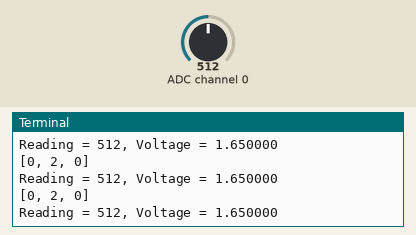
A program run on a simulated Raspberry Pi (BCM pin numbers). Shown: the last lines printed to the terminal. The inputs (shaded band) are chosen by the test bench; at power-on: ADC channel 0 = 512 (analog values on the 0–1023 scale).

Above: at 1.2 s.
1.3 s: ADC channel 0 set to 716
At 1.8 s:
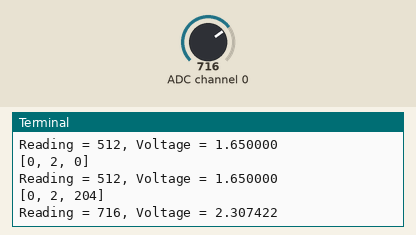
2.8 s: ADC channel 0 set to 900
At 3.4 s:
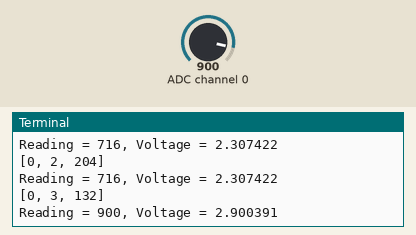
Timing chart, 0 to 5.8 s (numbered marks = the images above; inputs shaded):
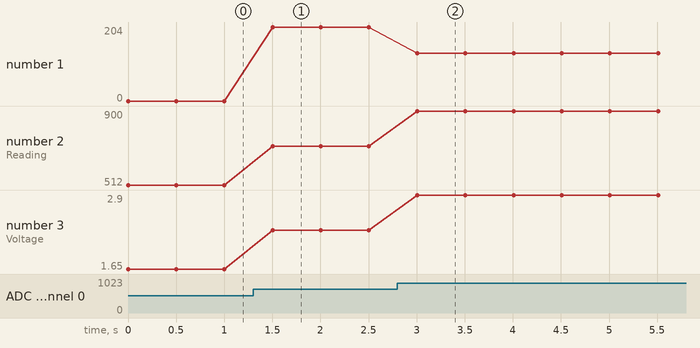

Measured:
- after the input at 1.3 s, the terminal: prints a new line after 0.20 s (image 1)
- after the input at 2.8 s, the terminal: prints a new line after 0.21 s (image 2)
- plotted number 1: 0 → 204 after the input at 1.3 s, 204 → 132 after the input at 2.8 s
- plotted number 2: 512 → 716 after the input at 1.3 s, 716 → 900 after the input at 2.8 s
- plotted number 3: 1.65 → 2.31 after the input at 1.3 s, 2.31 → 2.9 after the input at 2.8 s

The program:

potentiometer.py
```python
import spidev
import time

# SPI 인스턴스 생성
spi = spidev.SpiDev()

# SPI 통신 시작
spi.open(0, 0) #bus : 0, device: 0

# SPI 통신 속도 설정
spi.max_speed_hz = 100000

# 채널에서 SPI 데이터 읽기 (0~1023)
def analog_read(channel):
    # [byte1, byte2, byte3]
    # byte2 = : channel config (channel 0) (+8) -> 0000 1000 << 4 = 1000 0000
    ret = spi.xfer2([1, (8 + channel) << 4, 0])
    print(ret)
    adc_out = ((ret[1] & 3) << 8)  + ret[2]
    return adc_out

try:
    while True:
        reading = analog_read(0) # reading(0~1023)
        print("Reading = %d, Voltage = %f" % (reading,reading*3.3/1024))
        time.sleep(0.5)
finally :
    spi.close()
```
